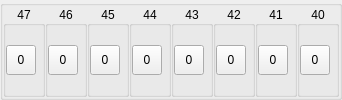
        <widget class="QGroupBox" name="groupBox40_47">
         <layout class="QHBoxLayout" name="horizontalLayout_10">
          <property name="spacing">
           <number>0</number>
          </property>
          <property name="leftMargin">
           <number>0</number>
          </property>
          <property name="topMargin">
           <number>0</number>
          </property>
          <property name="rightMargin">
           <number>0</number>
          </property>
          <property name="bottomMargin">
           <number>0</number>
          </property>
          <item>
           <widget class="QGroupBox" name="groupBox47">
            <property name="title">
             <string notr="true">47</string>
            </property>
            <property name="alignment">
             <set>Qt::AlignCenter</set>
            </property>
            <layout class="QVBoxLayout" name="verticalLayout_37">
             <property name="leftMargin">
              <number>0</number>
             </property>
             <property name="topMargin">
              <number>0</number>
             </property>
             <property name="rightMargin">
              <number>0</number>
             </property>
             <property name="bottomMargin">
              <number>0</number>
             </property>
             <item>
              <widget class="QToolButton" name="toolButton47">
               <property name="minimumSize">
                <size>
                 <width>30</width>
                 <height>30</height>
                </size>
               </property>
               <property name="maximumSize">
                <size>
                 <width>30</width>
                 <height>30</height>
                </size>
               </property>
               <property name="text">
                <string notr="true">0</string>
               </property>
               <property name="checkable">
                <bool>true</bool>
               </property>
              </widget>
             </item>
            </layout>
           </widget>
          </item>
          <item>
           <widget class="QGroupBox" name="groupBox46">
            <property name="title">
             <string notr="true">46</string>
            </property>
            <property name="alignment">
             <set>Qt::AlignCenter</set>
            </property>
            <layout class="QVBoxLayout" name="verticalLayout_38">
             <property name="leftMargin">
              <number>0</number>
             </property>
             <property name="topMargin">
              <number>0</number>
             </property>
             <property name="rightMargin">
              <number>0</number>
             </property>
             <property name="bottomMargin">
              <number>0</number>
             </property>
             <item>
              <widget class="QToolButton" name="toolButton46">
               <property name="minimumSize">
                <size>
                 <width>30</width>
                 <height>30</height>
                </size>
               </property>
               <property name="maximumSize">
                <size>
                 <width>30</width>
                 <height>30</height>
                </size>
               </property>
               <property name="text">
                <string notr="true">0</string>
               </property>
               <property name="checkable">
                <bool>true</bool>
               </property>
              </widget>
             </item>
            </layout>
           </widget>
          </item>
          <item>
           <widget class="QGroupBox" name="groupBox45">
            <property name="title">
             <string notr="true">45</string>
            </property>
            <property name="alignment">
             <set>Qt::AlignCenter</set>
            </property>
            <layout class="QVBoxLayout" name="verticalLayout_39">
             <property name="leftMargin">
              <number>0</number>
             </property>
             <property name="topMargin">
              <number>0</number>
             </property>
             <property name="rightMargin">
              <number>0</number>
             </property>
             <property name="bottomMargin">
              <number>0</number>
             </property>
             <item>
              <widget class="QToolButton" name="toolButton45">
               <property name="minimumSize">
                <size>
                 <width>30</width>
                 <height>30</height>
                </size>
               </property>
               <property name="maximumSize">
                <size>
                 <width>30</width>
                 <height>30</height>
                </size>
               </property>
               <property name="text">
                <string notr="true">0</string>
               </property>
               <property name="checkable">
                <bool>true</bool>
               </property>
              </widget>
             </item>
            </layout>
           </widget>
          </item>
          <item>
           <widget class="QGroupBox" name="groupBox44">
            <property name="title">
             <string notr="true">44</string>
            </property>
            <property name="alignment">
             <set>Qt::AlignCenter</set>
            </property>
            <layout class="QVBoxLayout" name="verticalLayout_40">
             <property name="leftMargin">
              <number>0</number>
             </property>
             <property name="topMargin">
              <number>0</number>
             </property>
             <property name="rightMargin">
              <number>0</number>
             </property>
             <property name="bottomMargin">
              <number>0</number>
             </property>
             <item>
              <widget class="QToolButton" name="toolButton44">
               <property name="minimumSize">
                <size>
                 <width>30</width>
                 <height>30</height>
                </size>
               </property>
               <property name="maximumSize">
                <size>
                 <width>30</width>
                 <height>30</height>
                </size>
               </property>
               <property name="text">
                <string notr="true">0</string>
               </property>
               <property name="checkable">
                <bool>true</bool>
               </property>
              </widget>
             </item>
            </layout>
           </widget>
          </item>
          <item>
           <widget class="QGroupBox" name="groupBox43">
            <property name="title">
             <string notr="true">43</string>
            </property>
            <property name="alignment">
             <set>Qt::AlignCenter</set>
            </property>
            <layout class="QVBoxLayout" name="verticalLayout_41">
             <property name="leftMargin">
              <number>0</number>
             </property>
             <property name="topMargin">
              <number>0</number>
             </property>
             <property name="rightMargin">
              <number>0</number>
             </property>
             <property name="bottomMargin">
              <number>0</number>
             </property>
             <item>
              <widget class="QToolButton" name="toolButton43">
               <property name="minimumSize">
                <size>
                 <width>30</width>
                 <height>30</height>
                </size>
               </property>
               <property name="maximumSize">
                <size>
                 <width>30</width>
                 <height>30</height>
                </size>
               </property>
               <property name="text">
                <string notr="true">0</string>
               </property>
               <property name="checkable">
                <bool>true</bool>
               </property>
              </widget>
             </item>
            </layout>
           </widget>
          </item>
          <item>
           <widget class="QGroupBox" name="groupBox42">
            <property name="title">
             <string notr="true">42</string>
            </property>
            <property name="alignment">
             <set>Qt::AlignCenter</set>
            </property>
            <layout class="QVBoxLayout" name="verticalLayout_42">
             <property name="leftMargin">
              <number>0</number>
             </property>
             <property name="topMargin">
              <number>0</number>
             </property>
             <property name="rightMargin">
              <number>0</number>
             </property>
             <property name="bottomMargin">
              <number>0</number>
             </property>
             <item>
              <widget class="QToolButton" name="toolButton42">
               <property name="minimumSize">
                <size>
                 <width>30</width>
                 <height>30</height>
                </size>
               </property>
               <property name="maximumSize">
                <size>
                 <width>30</width>
                 <height>30</height>
                </size>
               </property>
               <property name="text">
                <string notr="true">0</string>
               </property>
               <property name="checkable">
                <bool>true</bool>
               </property>
              </widget>
             </item>
            </layout>
           </widget>
          </item>
          <item>
           <widget class="QGroupBox" name="groupBox41">
            <property name="title">
             <string notr="true">41</string>
            </property>
            <property name="alignment">
             <set>Qt::AlignCenter</set>
            </property>
            <layout class="QVBoxLayout" name="verticalLayout_43">
             <property name="leftMargin">
              <number>0</number>
             </property>
             <property name="topMargin">
              <number>0</number>
             </property>
             <property name="rightMargin">
              <number>0</number>
             </property>
             <property name="bottomMargin">
              <number>0</number>
             </property>
             <item>
              <widget class="QToolButton" name="toolButton41">
               <property name="minimumSize">
                <size>
                 <width>30</width>
                 <height>30</height>
                </size>
               </property>
               <property name="maximumSize">
                <size>
                 <width>30</width>
                 <height>30</height>
                </size>
               </property>
               <property name="text">
                <string notr="true">0</string>
               </property>
               <property name="checkable">
                <bool>true</bool>
               </property>
              </widget>
             </item>
            </layout>
           </widget>
          </item>
          <item>
           <widget class="QGroupBox" name="groupBox40">
            <property name="title">
             <string notr="true">40</string>
            </property>
            <property name="alignment">
             <set>Qt::AlignCenter</set>
            </property>
            <layout class="QVBoxLayout" name="verticalLayout_44">
             <property name="leftMargin">
              <number>0</number>
             </property>
             <property name="topMargin">
              <number>0</number>
             </property>
             <property name="rightMargin">
              <number>0</number>
             </property>
             <property name="bottomMargin">
              <number>0</number>
             </property>
             <item>
              <widget class="QToolButton" name="toolButton40">
               <property name="minimumSize">
                <size>
                 <width>30</width>
                 <height>30</height>
                </size>
               </property>
               <property name="maximumSize">
                <size>
                 <width>30</width>
                 <height>30</height>
                </size>
               </property>
               <property name="text">
                <string notr="true">0</string>
               </property>
               <property name="checkable">
                <bool>true</bool>
               </property>
              </widget>
             </item>
            </layout>
           </widget>
          </item>
         </layout>
        </widget>
